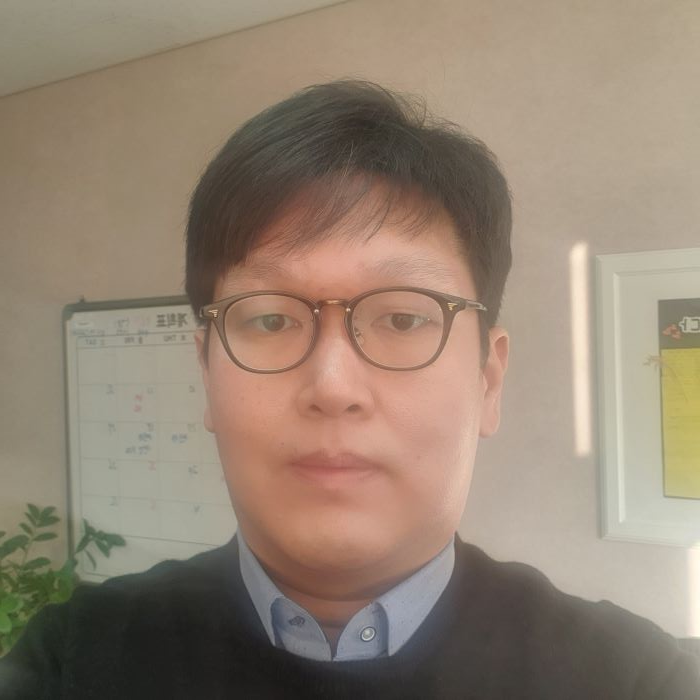
#> input picture image/my_face.jpg, 700 x 700 px
$ python PencilSketch.py
#> lines starting #> are read from the running program, lines starting #| are printed output that depends on the picture
import cv2

# 이미지 불러오기 (그레이스케일로 바로 불러오기)
image = cv2.imread("../image/my_face.jpg", cv2.IMREAD_GRAYSCALE)
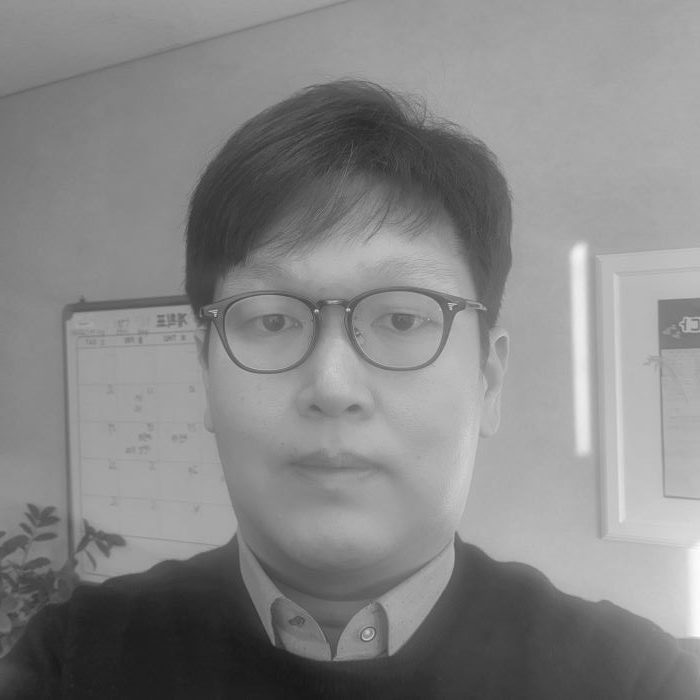
#> image: shape (700, 700); min 23, max 255, mean 134.2

# 이미지 반전
inverted_image = cv2.bitwise_not(image)
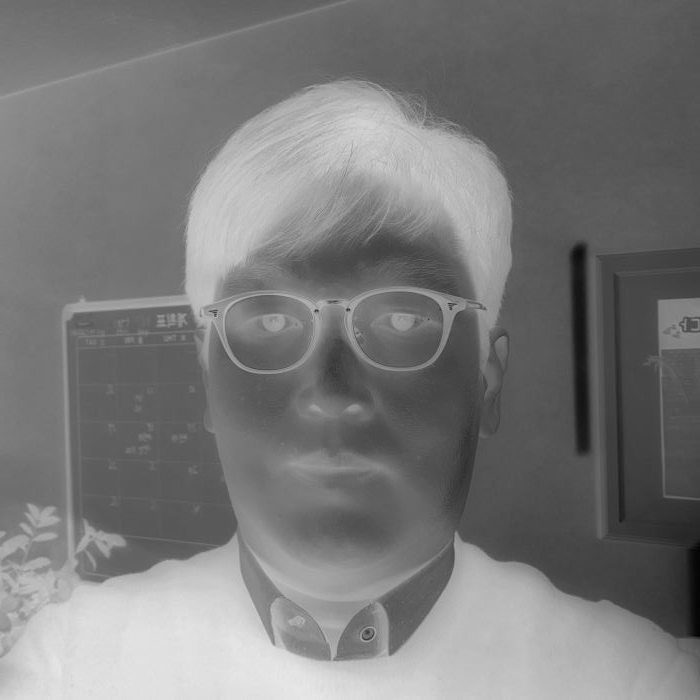
#> inverted_image: shape (700, 700); min 0, max 232, mean 120.8

# 가우시안 블러 적용 (자동으로 최적화된 커널 사이즈와 시그마 사용)
# 스케치 구현할때, 블러 크기가 클 수록 좀 더 스케치 느낌남
blurred = cv2.GaussianBlur(inverted_image, (21, 21), 0)

# 블러 이미지를 다시 반전
inverted_blurred = cv2.bitwise_not(blurred)

# 원본 이미지와 반전된 블러 이미지를 나눠서 스케치 효과 적용
sketch = cv2.divide(image, inverted_blurred, scale=256.0)
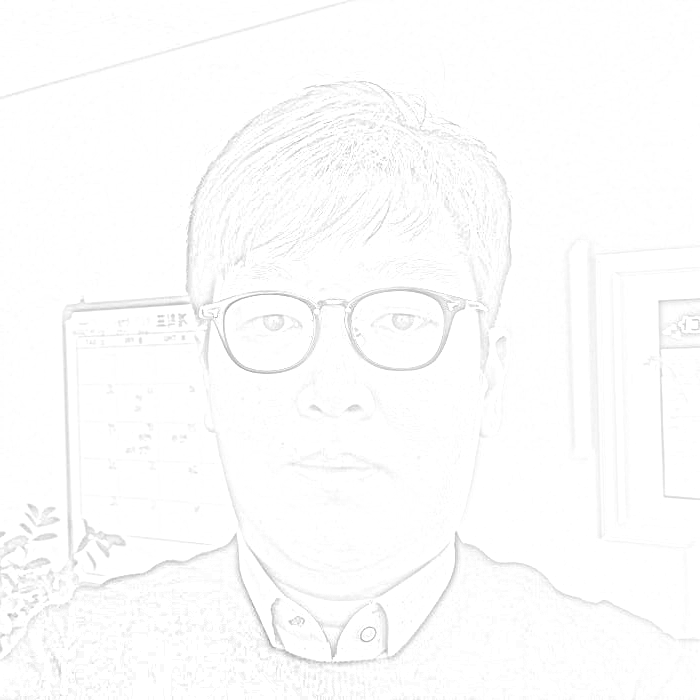
#> sketch: shape (700, 700); min 148, max 255, mean 252.6

# 결과 출력
cv2.imshow("Sketch", sketch)
cv2.waitKey(0)
cv2.destroyAllWindows()
